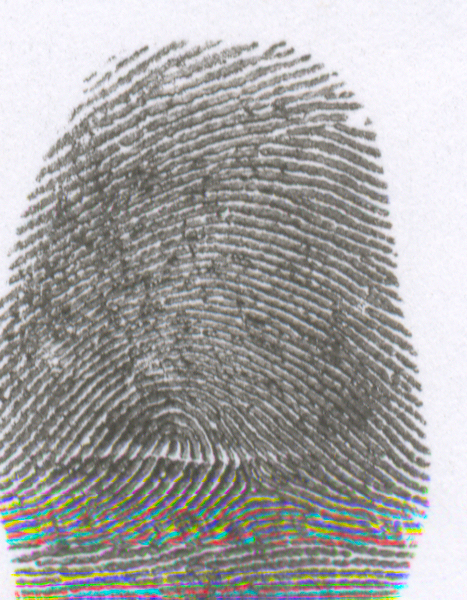
#> input picture Fingerprint Verification & Validation/1.bmp, 467 x 600 px
$ python thin.py
#> lines starting #> are read from the running program, lines starting #| are printed output that depends on the picture; after the words box and inside, x2 and y2 are one past the last pixel; in counts of white or black regions, pixels touching at a corner belong together
import cv2
import numpy as np

img = cv2.imread('1.bmp',0)
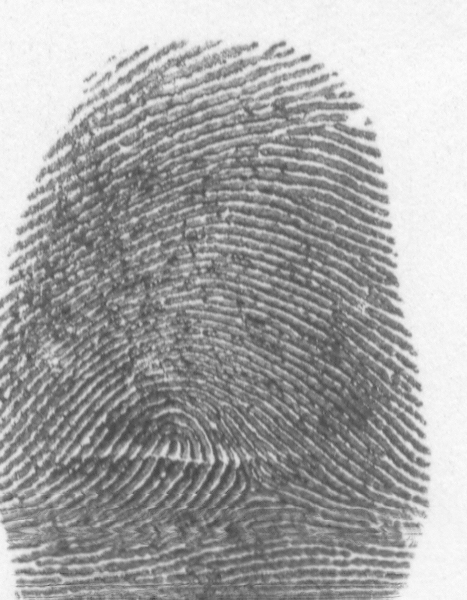
#> img: shape (600, 467); min 66, max 255, mean 166.1
size = np.size(img)
#> size = 280200
skel = np.zeros(img.shape,np.uint8)

ret,img = cv2.threshold(img,127,255,0)
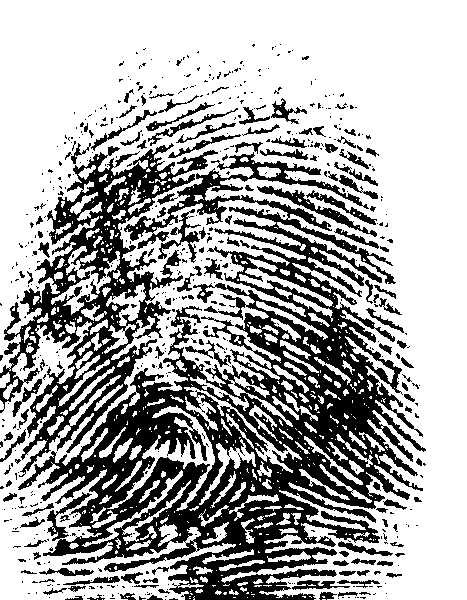
#> img: shape (600, 467); 67.2% white; 588 black regions (460 under 20 px), largest, box (x1, y1, x2, y2) and area: (18, 152, 426, 600) 59464, (0, 143, 218, 477) 18583, (257, 186, 377, 237) 842
element = cv2.getStructuringElement(cv2.MORPH_CROSS,(3,3))
done = False

while( not done):
    eroded = cv2.erode(img,element)
    temp = cv2.dilate(eroded,element)
    temp = cv2.subtract(img,temp)
    skel = cv2.bitwise_or(skel,temp)
    img = eroded.copy()

    zeros = size - cv2.countNonZero(img)
    if zeros==size:
        done = True
#> this loop made 214 passes
#> zeros on passes 1 to 3: 128960, 158627, 178228
#> pass 1, `eroded = cv2.erode(img,element)`:
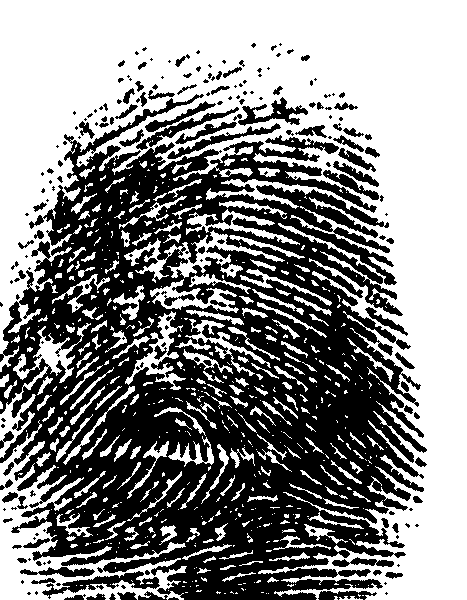
#> eroded: shape (600, 467); 54% white; 207 black regions (113 under 20 px), largest, box (x1, y1, x2, y2) and area: (0, 94, 427, 600) 116924, (42, 571, 160, 599) 1000, (238, 97, 308, 126) 757
#> pass 1, `temp = cv2.dilate(eroded,element)`:
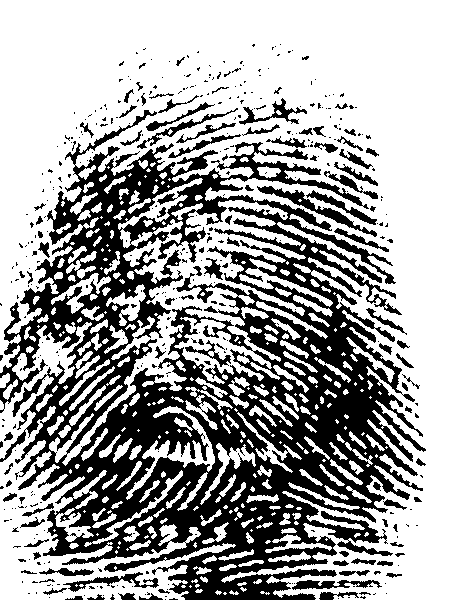
#> temp: shape (600, 467); 65.4% white; 424 black regions (329 under 20 px), largest, box (x1, y1, x2, y2) and area: (0, 110, 426, 600) 85680, (257, 186, 377, 237) 872, (63, 572, 159, 592) 530
#> pass 1, `temp = cv2.subtract(img,temp)`:
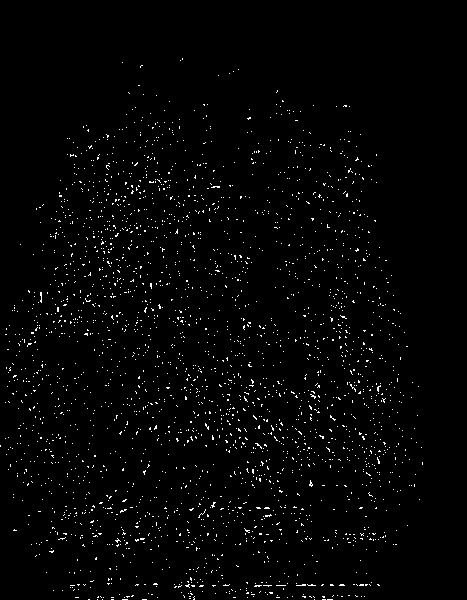
#> temp: shape (600, 467); 1.8% white in thin lines or dots, all inside (x1, y1, x2, y2) = (0, 58, 423, 600)
#> pass 2, `eroded = cv2.erode(img,element)`:
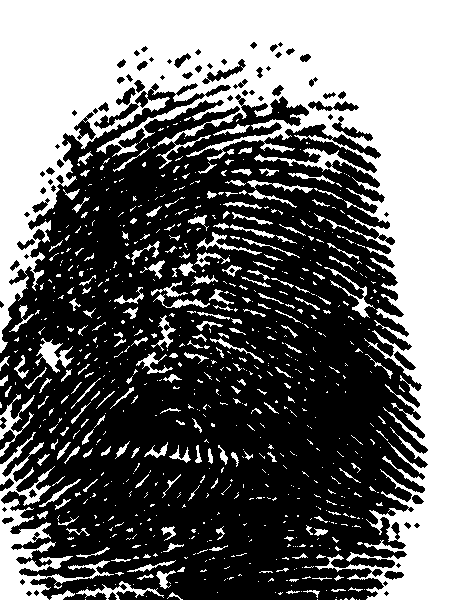
#> eroded: shape (600, 467); 43.4% white; 772 white regions (567 under 20 px), largest, box (x1, y1, x2, y2) and area: (0, 0, 467, 600) 100520, (0, 432, 114, 600) 4588, (35, 338, 74, 373) 528
#> after the loop: eroded: shape (600, 467); every value is 0
#> after the loop:
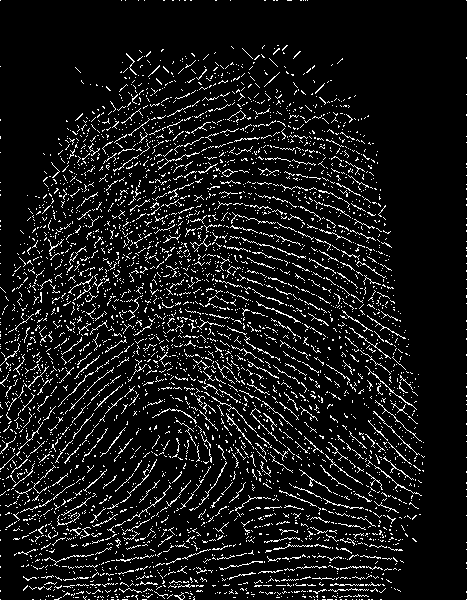
#> skel: shape (600, 467); 8.7% white in thin lines or dots

cv2.imshow("skel",skel)
cv2.waitKey(0)
cv2.destroyAllWindows()

$ run again, with Fingerprint Verification & Validation/2.bmp copied over Fingerprint Verification & Validation/1.bmp
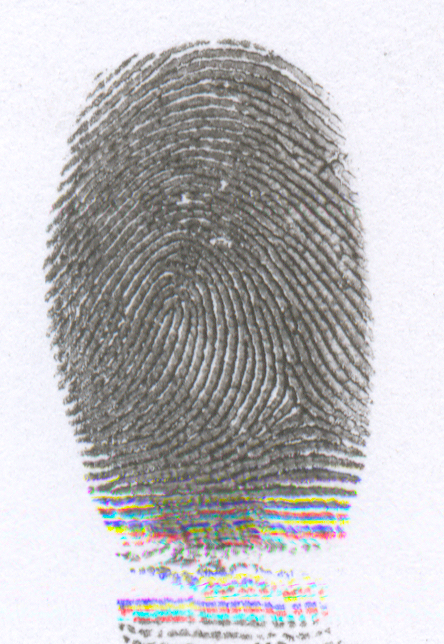
#> input picture Fingerprint Verification & Validation/2.bmp, 444 x 644 px
#> size = 285936
#> `ret,img = cv2.threshold(img,127,255,0)`:
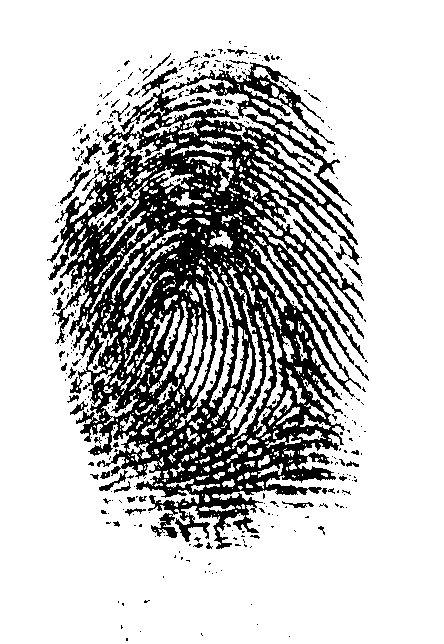
#> img: shape (644, 444); 76.3% white; 382 black regions (332 under 20 px), largest, box (x1, y1, x2, y2) and area: (47, 62, 365, 549) 63970, (141, 67, 178, 97) 253, (60, 166, 91, 204) 225
#> the loop `while( not done):` made 212 passes
#> zeros on passes 1 to 3: 95028, 113912, 124592
#> after the loop `while( not done):`:
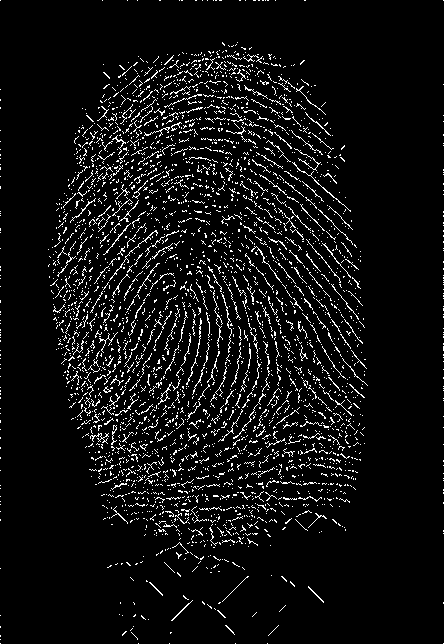
#> skel: shape (644, 444); 6.4% white in thin lines or dots

$ run again, with Fingerprint Verification & Validation/11.jpg saved as Fingerprint Verification & Validation/1.bmp
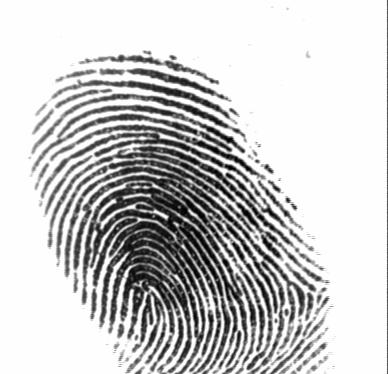
#> input picture Fingerprint Verification & Validation/11.jpg, 388 x 374 px
#> img is the input picture: shape (374, 388); min 0, max 255, mean 201.1
#> size = 145112
#> `ret,img = cv2.threshold(img,127,255,0)`:
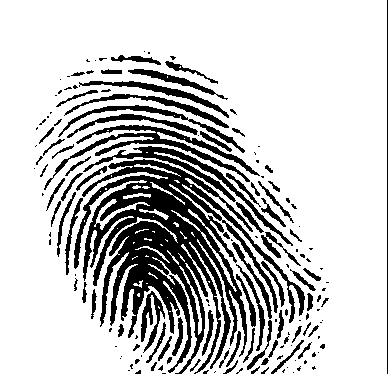
#> img: shape (374, 388); 78% white; 160 black regions (85 under 20 px), largest, box (x1, y1, x2, y2) and area: (74, 159, 305, 374) 16683, (44, 125, 260, 190) 2112, (83, 146, 293, 246) 1699
#> the loop `while( not done):` made 139 passes
#> zeros on passes 1 to 8: 45995, 57973, 65767, 70022, 72465, 74201, 75627, 76907
#> after the loop `while( not done):`:
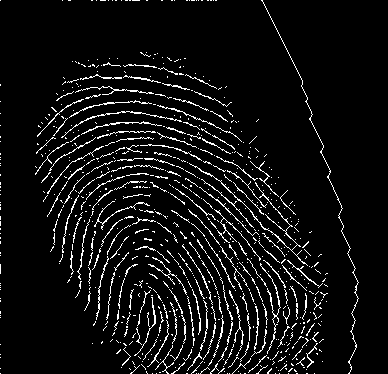
#> skel: shape (374, 388); 6.6% white in thin lines or dots

$ run again, with Fingerprint Verification & Validation/12.jpg saved as Fingerprint Verification & Validation/1.bmp
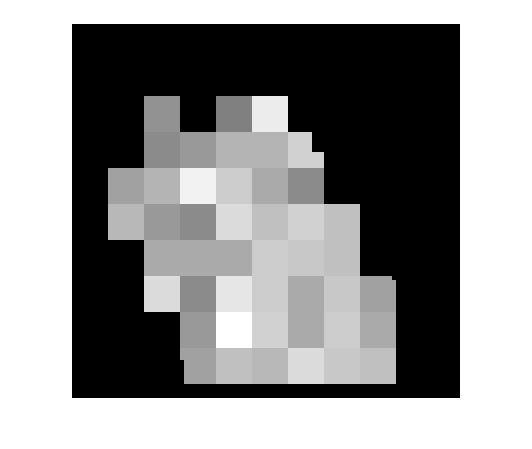
#> input picture Fingerprint Verification & Validation/12.jpg, 532 x 449 px
#> img is the input picture: shape (449, 532); min 0, max 255, mean 145.9
#> size = 238868
#> img: shape (449, 532); 64% white; 1 black region, box (x1, y1, x2, y2) and area: (72, 24, 460, 398) 85890
#> the loop `while( not done):` made 123 passes
#> zeros on passes 1 to 8: 88696, 91484, 94255, 97009, 99749, 102475, 105187, 107885
#> after the loop `while( not done):`:
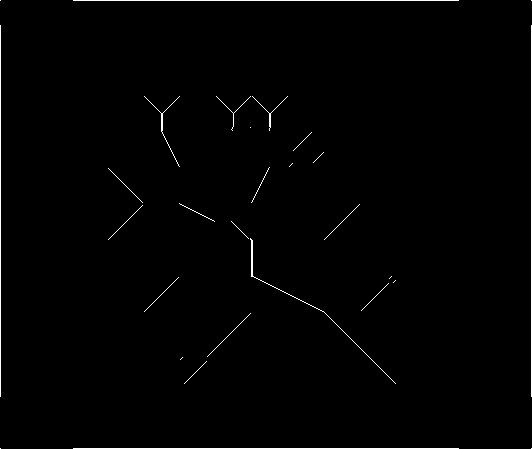
#> skel: shape (449, 532); 0.98% white in thin lines or dots
